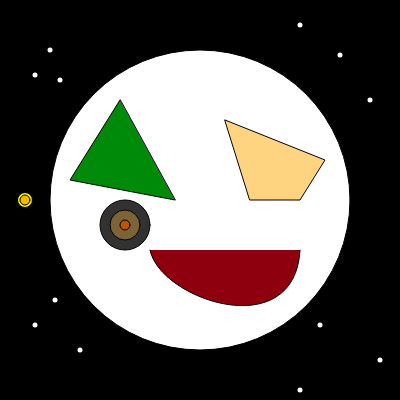
Frame 1 (no input)
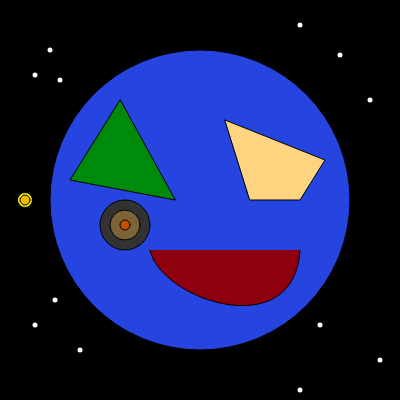
Frame 60 (no input)
Frame 120 (the mouse pressed at the canvas centre since frame 60): identical to frame 60, image omitted

The p5.js sketch that drew these frames (run headless with seeded random() and noise() and a simulated clock; from frame 60 on, the mouse is pressed at the canvas centre):

// p5.js sketch
// ── sketch.js
function setup() {
  createCanvas(400, 400);
}

function draw() {
  background(0);
  ellipseMode(CENTER);
  ellipse(200,200,300,300);
  colorMode(RGB);
  fill(38,69,224);
  push()
  colorMode(HSB)
  fill(124,100,54)
  triangle(120,100,70,180,175,200)
  pop()
  push()
  fill('#FFD480')
  quad(250,200,300,200,325,160,225,120)
  pop()
  push()
  fill('#8F000E')
  bezier(300,250,295,345,160,300,150,250)
  pop()
  push()
  fill(50)
  ellipseMode(CENTER)
  ellipse(125,225,50,50)
  pop()
  push()
  fill(124,100,54)
  ellipseMode(CENTER)
  ellipse(125,225,30,30)
  pop()
  push()
  fill('#C25100')
  ellipse(125,225,10,10)
  pop()
  push()
  stroke(255)
  strokeWeight(5)
  point(50,50)
  point(60,80)
  point(35,75)
  point(80,350)
  point(55,300)
  point(35,325)
  point(300,25)
  point(340,55)
  point(370,100)
  point(300,390)
  point(320,325)
  point(380,360)
  pop()
  push()
  ellipseMode(CENTER)
  fill(245, 245, 0)
  ellipse(25,200,15,15)
  pop()
  push()
  ellipseMode(CENTER)
  fill(245,184,0)
  ellipse(25,200,10,10)
  pop()
}
